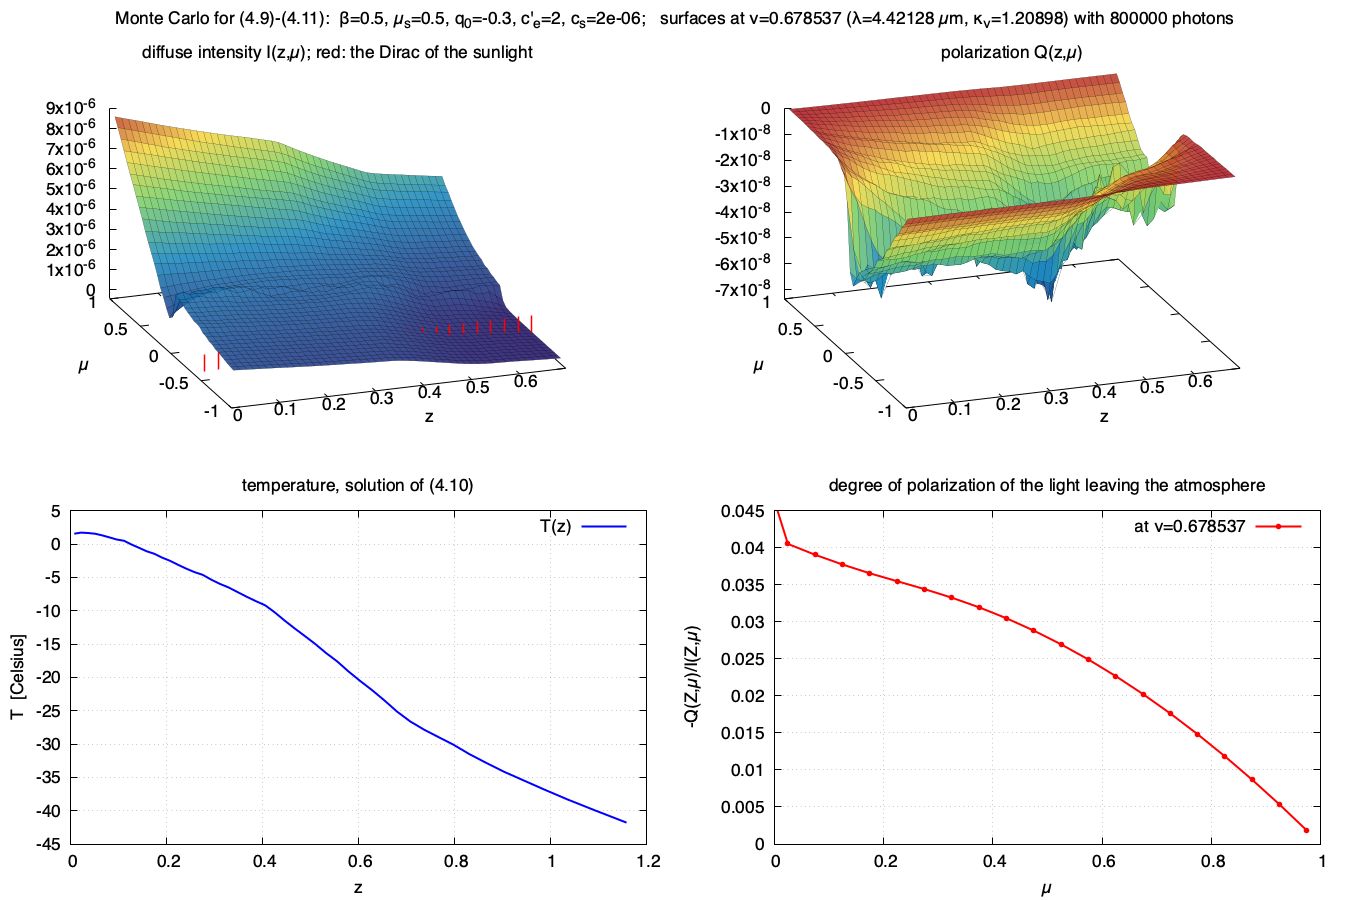

This chart was generated by the following gnuplot code:
# gnuplot MCIQ4.gp
set terminal pngcairo size 1350,900 enhanced font 'Helvetica,13'
set output 'MCIQ4.png'
set palette defined (0 '#2b1b6e', 0.35 '#1f8ac0', 0.6 '#7fd06a', 0.8 '#f6d746', 1 '#b3202a')
mus=0.5
set multiplot layout 2,2 title "Monte Carlo for (4.9)-(4.11):  {/Symbol b}=0.5, {/Symbol m}_s=0.5, q_0=-0.3, c'_e=2, c_s=2e-06;   surfaces at {/Symbol n}=0.678537 ({/Symbol l}=4.42128 {/Symbol m}m, {/Symbol k}_{/Symbol n}=1.20898) with 800000 photons"
  set xlabel 'z'; set ylabel '{/Symbol m}'; set xrange [0:0.696]; set yrange [-1:1]
  set pm3d depthorder; set hidden3d; set style fill transparent solid 0.9
  set ticslevel 0.05; set view 55,340,1,1.15; unset key; unset colorbox
  set title 'diffuse intensity I(z,{/Symbol m}); red: the Dirac of the sunlight'
  splot 'MCIQ4_I.txt' using 1:2:3 with pm3d notitle, \
        'MCIQ4_I.txt' using 1:2:3 with lines lc 'black' lw 0.2 nogrid nocontours notitle, \
        'MCIQ4_Jnu.txt' every 2 using 1:(-mus):6 with impulses lw 1.5 lc 'red' \
             nogrid nocontours notitle
  set title 'polarization Q(z,{/Symbol m})'
  splot 'MCIQ4_I.txt' using 1:2:4 with pm3d notitle, \
        'MCIQ4_I.txt' using 1:2:4 with lines lc 'black' lw 0.2 nogrid nocontours notitle
  unset pm3d; unset hidden3d; set view map; set grid; set key top right
  set title 'temperature, solution of (4.10)'
  set xlabel 'z'; set ylabel 'T  [Celsius]'; set autoscale x; set autoscale y
  plot 'MCIQ4_T.txt' using 1:2 with lines lw 2 lc 'blue' title 'T(z)'
  set title 'degree of polarization of the light leaving the atmosphere'
  set xlabel '{/Symbol m}'; set ylabel '-Q(Z,{/Symbol m})/I(Z,{/Symbol m})'
  set xrange [0:1]
  plot 'MCIQ4_exit.txt' using 1:4 with linespoints pt 7 ps 0.6 lw 2 lc 'red' \
       title 'at {/Symbol n}=0.678537'
unset multiplot
